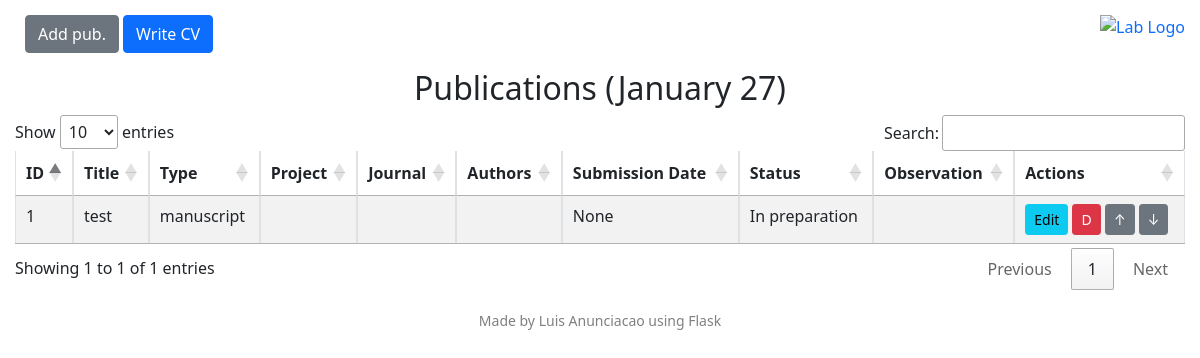
Before: / with the older database file.
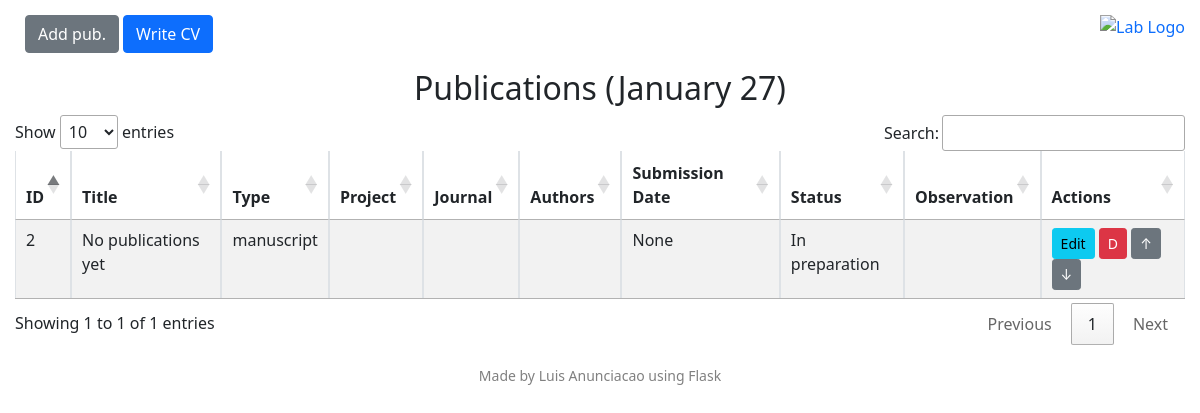
After: the same page with the newer database file.
### tables this page shows
CREATE TABLE publications (
                    id INTEGER PRIMARY KEY AUTOINCREMENT,
                    title TEXT NOT NULL,
                    type TEXT NOT NULL,
                    project TEXT,
                    journal TEXT,
                    authors TEXT,
                    submission_date DATE,
                    status TEXT,
                    observation TEXT
                );

### app.py (the view)
@app.route("/")
def index():
    with get_db_connection() as conn:
        cur = conn.cursor()
        cur.execute("SELECT * FROM publications ORDER BY id;")
        publications = cur.fetchall()
    publications = [
        (
            pub[0],  # id
            pub[1],  # title
            pub[2],  # type
            pub[3],  # project
            pub[4],  # journal
            pub[5],  # authors
            pub[6],  # submission_date
            pub[7],  # status
            make_links_clickable(pub[8])  # observation
        )
        for pub in publications
    ]
    return render_template("index.html", publications=publications, statuses=STATUS_CHOICES)

### app.py (called while the page is built)
def get_db_connection():
    conn = sqlite3.connect(DATABASE_FILE)
    return conn

def make_links_clickable(observation):
    if not isinstance(observation, str):
        return observation  # If it's not a string, return as-is
    url_pattern = r'(https?://\S+|www\.\S+)'
    def replace_with_link(match):
        url = match.group(0)
        if url.startswith("www."):
            url = f"http://{url}"
        return f"<a href='{url}' target='_blank' style='color: blue; text-decoration: underline;'>click here</a>"
    return re.sub(url_pattern, replace_with_link, observation)

### templates/index.html (shortened to what this page needs)
<!DOCTYPE html>
<html lang="en">
<head>
    <link rel="stylesheet" href="https://cdn.jsdelivr.net/npm/bootstrap@5.1.3/dist/css/bootstrap.min.css">
    <link rel="stylesheet" href="https://cdn.datatables.net/1.13.6/css/jquery.dataTables.min.css">
</head>
<body>
    <div>
        <a href="https://www.labmm.org" target="_blank">
            <img id="lab-image" src="https://labmm.org/wp-content/uploads/2024/08/MMFV1-PNG.webp" alt="Lab Logo">
        </a>
        <div id="content">
            <button class="btn btn-secondary mb-3" id="toggle-sidebar">Add pub.</button>
            <button class="btn btn-primary mb-3" id="write-cv">Write CV</button>
            <h2 class="text-center">Publications (January 27)</h2>
            <div class="table-responsive">
                <table id="publications-table" class="table table-bordered table-striped table-hover">
                    <thead>
                        <tr>
                            <th>ID</th>
                            <th>Title</th>
                            <th>Type</th>
                            <th>Project</th>
                            <th>Journal</th>
                            <th>Authors</th>
                            <th>Submission Date</th>
                            <th>Status</th>
                            <th>Observation</th>
                            <th>Actions</th>
                        </tr>
                    </thead>
                    <tbody>
                        {% for pub in publications %}
                        <tr>
                            <td>{{ pub[0] }}</td>
                            <td>{{ pub[1] }}</td>
                            <td>{{ pub[2] }}</td>
                            <td>{{ pub[3] }}</td>
                            <td>{{ pub[4] }}</td>
                            <td>{{ pub[5] }}</td>
                            <td>{{ pub[6] }}</td>
                            <td>{{ pub[7] }}</td>
                            <td>{{ pub[8]|safe }}</td>
                            <td>
                                <button class="btn btn-sm btn-info edit-btn" data-id="{{ pub[0] }}"
                                    data-title="{{ pub[1] }}" data-type="{{ pub[2] }}" data-project="{{ pub[3] }}"
                                    data-journal="{{ pub[4] }}" data-authors="{{ pub[5] }}"
                                    data-submission_date="{{ pub[6] }}" data-status="{{ pub[7] }}"
                                    data-observation="{{ pub[8] }}">Edit</button>
                                <form action="/delete/{{ pub[0] }}" method="POST" style="display:inline-block;">
                                    <button type="submit" class="btn btn-sm btn-danger">D</button>
                                </form>
                                <button class="btn btn-sm btn-secondary move-up">↑</button>
                                <button class="btn btn-sm btn-secondary move-down">↓</button>
                            </td>
                        </tr>
                        {% endfor %}
                    </tbody>
                </table>
            </div>
            <div id="footer">
                Made by Luis Anunciacao using Flask
            </div>
        </div>
    </div>
</body>
</html>

### templates/index.html (style rules this page uses)
#content { margin-left: 0; padding: 15px; transition: margin-left 0.3s ease-in-out; }
#toggle-sidebar { margin-left: 10px; }
#lab-image { position: absolute; top: 15px; right: 15px; max-width: 150px; max-height: 150px; }
#footer { margin-top: 20px; text-align: center; font-size: 14px; color: gray; }

Changed rows visible on the page:
removed publications: id "1", title "test", type "manuscript", pub "None", status "In preparation"
added publications: id "2", title "No publications yet", type "manuscript", pub "None", status "In preparation"
